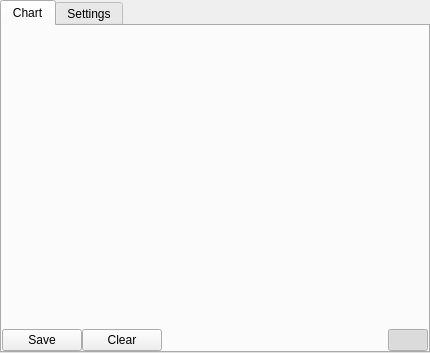
<?xml version="1.0" encoding="UTF-8"?>
<ui version="4.0">
 <class>LineChart</class>
 <widget class="QWidget" name="LineChart">
  <property name="geometry">
   <rect>
    <x>0</x>
    <y>0</y>
    <width>430</width>
    <height>353</height>
   </rect>
  </property>
  <property name="windowTitle">
   <string>Form</string>
  </property>
  <layout class="QVBoxLayout" name="verticalLayout">
   <property name="spacing">
    <number>0</number>
   </property>
   <property name="leftMargin">
    <number>0</number>
   </property>
   <property name="topMargin">
    <number>0</number>
   </property>
   <property name="rightMargin">
    <number>0</number>
   </property>
   <property name="bottomMargin">
    <number>0</number>
   </property>
   <item>
    <widget class="QTabWidget" name="tabWidget">
     <property name="currentIndex">
      <number>0</number>
     </property>
     <widget class="QWidget" name="tab">
      <attribute name="title">
       <string>Chart</string>
      </attribute>
      <layout class="QVBoxLayout" name="verticalLayout_7">
       <property name="spacing">
        <number>0</number>
       </property>
       <property name="leftMargin">
        <number>0</number>
       </property>
       <property name="topMargin">
        <number>0</number>
       </property>
       <property name="rightMargin">
        <number>0</number>
       </property>
       <property name="bottomMargin">
        <number>0</number>
       </property>
       <item>
        <widget class="QtCharts::QChartView" name="chartView" native="true">
         <property name="sizePolicy">
          <sizepolicy hsizetype="Expanding" vsizetype="Expanding">
           <horstretch>0</horstretch>
           <verstretch>0</verstretch>
          </sizepolicy>
         </property>
        </widget>
       </item>
       <item>
        <layout class="QHBoxLayout" name="horizontalLayout_2">
         <item>
          <widget class="QPushButton" name="saveBtn">
           <property name="toolTip">
            <string>Save current plot to CSV</string>
           </property>
           <property name="text">
            <string>Save</string>
           </property>
           <property name="icon">
            <iconset resource="../icons.qrc">
             <normaloff>:/images/document-save.png</normaloff>:/images/document-save.png</iconset>
           </property>
          </widget>
         </item>
         <item>
          <widget class="QPushButton" name="clearBtn">
           <property name="toolTip">
            <string>Clears line chart. Deletes all data in buffer.</string>
           </property>
           <property name="text">
            <string>Clear</string>
           </property>
           <property name="icon">
            <iconset resource="../icons.qrc">
             <normaloff>:/images/edit-clear.png</normaloff>:/images/edit-clear.png</iconset>
           </property>
          </widget>
         </item>
         <item>
          <spacer name="horizontalSpacer">
           <property name="orientation">
            <enum>Qt::Horizontal</enum>
           </property>
           <property name="sizeHint" stdset="0">
            <size>
             <width>40</width>
             <height>20</height>
            </size>
           </property>
          </spacer>
         </item>
         <item>
          <widget class="QPushButton" name="startStopPlotBtn">
           <property name="toolTip">
            <string>&lt;html&gt;&lt;head/&gt;&lt;body&gt;&lt;p&gt;Starts/stops data collecting from Serial&lt;/p&gt;&lt;p&gt;When stopped, you'll be able to zoom in/out and move the graph to further inspect the data.&lt;/p&gt;&lt;/body&gt;&lt;/html&gt;</string>
           </property>
           <property name="text">
            <string/>
           </property>
           <property name="icon">
            <iconset resource="../icons.qrc">
             <normaloff>:/images/media-playback-start.png</normaloff>
             <normalon>:/images/media-playback-stop.png</normalon>:/images/media-playback-start.png</iconset>
           </property>
           <property name="checkable">
            <bool>true</bool>
           </property>
           <property name="checked">
            <bool>true</bool>
           </property>
          </widget>
         </item>
        </layout>
       </item>
      </layout>
     </widget>
     <widget class="QWidget" name="tab_2">
      <attribute name="title">
       <string>Settings</string>
      </attribute>
      <layout class="QVBoxLayout" name="verticalLayout_3">
       <item>
        <widget class="QScrollArea" name="scrollArea">
         <property name="widgetResizable">
          <bool>true</bool>
         </property>
         <widget class="QWidget" name="scrollAreaWidgetContents">
          <property name="geometry">
           <rect>
            <x>0</x>
            <y>-262</y>
            <width>387</width>
            <height>1022</height>
           </rect>
          </property>
          <layout class="QVBoxLayout" name="verticalLayout_10">
           <item>
            <widget class="QGroupBox" name="groupBox">
             <property name="title">
              <string>Basic</string>
             </property>
             <layout class="QVBoxLayout" name="verticalLayout_2">
              <item>
               <layout class="QFormLayout" name="formLayout">
                <property name="fieldGrowthPolicy">
                 <enum>QFormLayout::AllNonFixedFieldsGrow</enum>
                </property>
                <item row="0" column="0">
                 <widget class="QLabel" name="label">
                  <property name="toolTip">
                   <string>&lt;html&gt;&lt;head/&gt;&lt;body&gt;&lt;p&gt;The ID of the graph, for serial thread to properly forward the incoming data from micro-controller.&lt;/p&gt;&lt;p&gt;You can have the same IDs if you wish, both will receive the packet from the serial thread.&lt;/p&gt;&lt;/body&gt;&lt;/html&gt;</string>
                  </property>
                  <property name="text">
                   <string>ID:</string>
                  </property>
                 </widget>
                </item>
                <item row="0" column="1">
                 <widget class="QLineEdit" name="idEdit">
                  <property name="text">
                   <string>p1</string>
                  </property>
                 </widget>
                </item>
                <item row="1" column="0">
                 <widget class="QLabel" name="label_5">
                  <property name="text">
                   <string>Title</string>
                  </property>
                 </widget>
                </item>
                <item row="1" column="1">
                 <widget class="QLineEdit" name="titleEdit">
                  <property name="text">
                   <string>A Simple Plotting Demonstration</string>
                  </property>
                 </widget>
                </item>
                <item row="2" column="0">
                 <widget class="QLabel" name="label_9">
                  <property name="text">
                   <string>Name of X Axis:</string>
                  </property>
                 </widget>
                </item>
                <item row="2" column="1">
                 <widget class="QLineEdit" name="nameXaxis"/>
                </item>
                <item row="3" column="0">
                 <widget class="QLabel" name="label_10">
                  <property name="text">
                   <string>Name of Y Axis</string>
                  </property>
                 </widget>
                </item>
                <item row="3" column="1">
                 <widget class="QLineEdit" name="nameYaxis"/>
                </item>
               </layout>
              </item>
             </layout>
            </widget>
           </item>
           <item>
            <widget class="QGroupBox" name="groupBox_5">
             <property name="title">
              <string>Line Chart</string>
             </property>
             <layout class="QFormLayout" name="formLayout_5">
              <item row="0" column="0">
               <widget class="QLabel" name="label_2">
                <property name="toolTip">
                 <string>&lt;html&gt;&lt;head/&gt;&lt;body&gt;&lt;p&gt;Can select the graph to plot in real time or XY plot&lt;/p&gt;&lt;p&gt;&lt;span style=&quot; font-size:10pt;&quot;&gt;Sample real-time packet with 3 curves XYZ:&lt;/span&gt;&lt;/p&gt;&lt;p&gt;{&lt;span style=&quot; color:#ff0000;&quot;&gt;P0|X|255,0,0|100&lt;/span&gt;&lt;span style=&quot; color:#00ff7f;&quot;&gt;|Y|0,255,0|150&lt;/span&gt;&lt;span style=&quot; color:#5555ff;&quot;&gt;|Z|0,0,255|200&lt;/span&gt;}&lt;/p&gt;&lt;p&gt;{Plot ID|Curve 1|Color|Value|Curve 2|Color|Value}&lt;/p&gt;&lt;p&gt;&lt;span style=&quot; font-weight:600;&quot;&gt;Note: color is in RGB format with comma seperating the values (R,G,B)&lt;/span&gt;&lt;/p&gt;&lt;p&gt;&lt;span style=&quot; font-size:10pt;&quot;&gt;Sample XY plot (supports only one curve):&lt;/span&gt;&lt;/p&gt;&lt;p&gt;{P0|Some XY plot|255,0,0|1 255 2 200 3 150 4 100}&lt;/p&gt;&lt;p&gt;{Plot ID|Curve name|Color|X Y X Y X Y X Y.....}&lt;/p&gt;&lt;p&gt;&lt;span style=&quot; font-weight:600;&quot;&gt;Note: If for each X value there won't be Y value, the plot will be ignored&lt;/span&gt;&lt;br/&gt;&lt;/p&gt;&lt;/body&gt;&lt;/html&gt;</string>
                </property>
                <property name="text">
                 <string>Type:</string>
                </property>
               </widget>
              </item>
              <item row="0" column="1">
               <widget class="QComboBox" name="typeComboBox">
                <item>
                 <property name="text">
                  <string>Time plot</string>
                 </property>
                </item>
                <item>
                 <property name="text">
                  <string>XY-Plot</string>
                 </property>
                </item>
               </widget>
              </item>
              <item row="1" column="0">
               <widget class="QLabel" name="label_6">
                <property name="toolTip">
                 <string>&lt;html&gt;&lt;head/&gt;&lt;body&gt;&lt;p&gt;Applicable only to real time plot, basically, how many data points will be stored in the memory before deleting them. &lt;/p&gt;&lt;/body&gt;&lt;/html&gt;</string>
                </property>
                <property name="text">
                 <string>Buffer</string>
                </property>
               </widget>
              </item>
              <item row="1" column="1">
               <widget class="QSpinBox" name="bufferSpin">
                <property name="minimum">
                 <number>10</number>
                </property>
                <property name="maximum">
                 <number>1000000</number>
                </property>
                <property name="value">
                 <number>500</number>
                </property>
               </widget>
              </item>
              <item row="2" column="0">
               <widget class="QLabel" name="label_7">
                <property name="toolTip">
                 <string>&lt;html&gt;&lt;head/&gt;&lt;body&gt;&lt;p&gt;How often the plot will be updated. You shouldn't need less than 50ms, however if you want to improve performance of the application, it is advisable to increase the refresh rate. &lt;/p&gt;&lt;/body&gt;&lt;/html&gt;</string>
                </property>
                <property name="text">
                 <string>Refresh rate (ms)</string>
                </property>
               </widget>
              </item>
              <item row="2" column="1">
               <widget class="QSpinBox" name="refreshRateSpin">
                <property name="minimum">
                 <number>10</number>
                </property>
                <property name="maximum">
                 <number>10000</number>
                </property>
                <property name="value">
                 <number>50</number>
                </property>
               </widget>
              </item>
             </layout>
            </widget>
           </item>
           <item>
            <widget class="QGroupBox" name="groupBox_3">
             <property name="title">
              <string>Misc</string>
             </property>
             <layout class="QFormLayout" name="formLayout_3">
              <item row="0" column="0">
               <widget class="QLabel" name="label_13">
                <property name="text">
                 <string>Animation</string>
                </property>
               </widget>
              </item>
              <item row="0" column="1">
               <widget class="QComboBox" name="animationComboBox">
                <property name="currentIndex">
                 <number>2</number>
                </property>
                <item>
                 <property name="text">
                  <string>No Animation</string>
                 </property>
                </item>
                <item>
                 <property name="text">
                  <string>Grid/Axis Animation</string>
                 </property>
                </item>
                <item>
                 <property name="text">
                  <string>Series Animation</string>
                 </property>
                </item>
                <item>
                 <property name="text">
                  <string>All Animations</string>
                 </property>
                </item>
               </widget>
              </item>
              <item row="1" column="0">
               <widget class="QLabel" name="label_17">
                <property name="text">
                 <string>Theme</string>
                </property>
               </widget>
              </item>
              <item row="1" column="1">
               <widget class="QComboBox" name="themeComboBox">
                <item>
                 <property name="text">
                  <string>Light</string>
                 </property>
                </item>
                <item>
                 <property name="text">
                  <string>Blue Cerulean</string>
                 </property>
                </item>
                <item>
                 <property name="text">
                  <string>Dark</string>
                 </property>
                </item>
                <item>
                 <property name="text">
                  <string>Brown Sand</string>
                 </property>
                </item>
                <item>
                 <property name="text">
                  <string>Blue NCS</string>
                 </property>
                </item>
                <item>
                 <property name="text">
                  <string>High Contrast</string>
                 </property>
                </item>
                <item>
                 <property name="text">
                  <string>Blue Icy</string>
                 </property>
                </item>
                <item>
                 <property name="text">
                  <string>Qt</string>
                 </property>
                </item>
               </widget>
              </item>
              <item row="2" column="0">
               <widget class="QCheckBox" name="antialiasingCheckBox">
                <property name="text">
                 <string>Anti-Aliasing</string>
                </property>
                <property name="checked">
                 <bool>true</bool>
                </property>
               </widget>
              </item>
             </layout>
            </widget>
           </item>
           <item>
            <widget class="QGroupBox" name="groupBox_2">
             <property name="title">
              <string>Axis</string>
             </property>
             <layout class="QVBoxLayout" name="verticalLayout_4">
              <item>
               <layout class="QFormLayout" name="formLayout_2">
                <property name="fieldGrowthPolicy">
                 <enum>QFormLayout::AllNonFixedFieldsGrow</enum>
                </property>
                <item row="1" column="0">
                 <widget class="QCheckBox" name="autoScaleYCheckBox">
                  <property name="toolTip">
                   <string>Automatically scales the graph to show all values on Y axis</string>
                  </property>
                  <property name="text">
                   <string>Auto Scaling Y</string>
                  </property>
                  <property name="checked">
                   <bool>true</bool>
                  </property>
                 </widget>
                </item>
                <item row="2" column="0">
                 <widget class="QLabel" name="label_3">
                  <property name="text">
                   <string>Min Y</string>
                  </property>
                 </widget>
                </item>
                <item row="2" column="1">
                 <widget class="QDoubleSpinBox" name="minYSpin">
                  <property name="minimum">
                   <double>-10000000.000000000000000</double>
                  </property>
                  <property name="maximum">
                   <double>10000000.000000000000000</double>
                  </property>
                  <property name="value">
                   <double>-200.000000000000000</double>
                  </property>
                 </widget>
                </item>
                <item row="3" column="0">
                 <widget class="QLabel" name="label_4">
                  <property name="text">
                   <string>Max Y</string>
                  </property>
                 </widget>
                </item>
                <item row="3" column="1">
                 <widget class="QDoubleSpinBox" name="maxYSpin">
                  <property name="minimum">
                   <double>-10000000.000000000000000</double>
                  </property>
                  <property name="maximum">
                   <double>10000000.000000000000000</double>
                  </property>
                  <property name="value">
                   <double>200.000000000000000</double>
                  </property>
                 </widget>
                </item>
                <item row="4" column="0">
                 <widget class="QCheckBox" name="autoScaleXCheckBox">
                  <property name="toolTip">
                   <string>Automatically scales graph to include all X values (manual scaling works only on XY plot)</string>
                  </property>
                  <property name="text">
                   <string>Auto Scaling X</string>
                  </property>
                  <property name="checked">
                   <bool>true</bool>
                  </property>
                 </widget>
                </item>
                <item row="5" column="0">
                 <widget class="QLabel" name="label_11">
                  <property name="text">
                   <string>Min X</string>
                  </property>
                 </widget>
                </item>
                <item row="5" column="1">
                 <widget class="QDoubleSpinBox" name="minXSpin">
                  <property name="minimum">
                   <double>-10000000.000000000000000</double>
                  </property>
                  <property name="maximum">
                   <double>10000000.000000000000000</double>
                  </property>
                  <property name="value">
                   <double>-200.000000000000000</double>
                  </property>
                 </widget>
                </item>
                <item row="6" column="1">
                 <widget class="QDoubleSpinBox" name="maxXSpin">
                  <property name="minimum">
                   <double>-10000000.000000000000000</double>
                  </property>
                  <property name="maximum">
                   <double>10000000.000000000000000</double>
                  </property>
                  <property name="value">
                   <double>200.000000000000000</double>
                  </property>
                 </widget>
                </item>
                <item row="6" column="0">
                 <widget class="QLabel" name="label_12">
                  <property name="text">
                   <string>Max X</string>
                  </property>
                 </widget>
                </item>
                <item row="7" column="0">
                 <widget class="QLabel" name="label_8">
                  <property name="text">
                   <string>X Axis Tick Count</string>
                  </property>
                 </widget>
                </item>
                <item row="8" column="0">
                 <widget class="QLabel" name="label_14">
                  <property name="text">
                   <string>Y Axis Tick Count</string>
                  </property>
                 </widget>
                </item>
                <item row="7" column="1">
                 <widget class="QSpinBox" name="xAxisTickCountSpinBox">
                  <property name="minimum">
                   <number>2</number>
                  </property>
                  <property name="value">
                   <number>10</number>
                  </property>
                 </widget>
                </item>
                <item row="8" column="1">
                 <widget class="QSpinBox" name="yAxisTickCountSpinBox">
                  <property name="minimum">
                   <number>2</number>
                  </property>
                  <property name="value">
                   <number>5</number>
                  </property>
                 </widget>
                </item>
               </layout>
              </item>
             </layout>
            </widget>
           </item>
           <item>
            <widget class="QGroupBox" name="groupBox_11">
             <property name="title">
              <string>Legend</string>
             </property>
             <layout class="QFormLayout" name="formLayout_12">
              <item row="0" column="0">
               <widget class="QCheckBox" name="legendShowCheckBox">
                <property name="text">
                 <string>Show Legends</string>
                </property>
                <property name="checked">
                 <bool>true</bool>
                </property>
               </widget>
              </item>
              <item row="1" column="0">
               <widget class="QLabel" name="label_35">
                <property name="text">
                 <string>Position</string>
                </property>
               </widget>
              </item>
              <item row="1" column="1">
               <widget class="QComboBox" name="legendPositionComboBox">
                <property name="currentIndex">
                 <number>2</number>
                </property>
                <item>
                 <property name="text">
                  <string>Top</string>
                 </property>
                </item>
                <item>
                 <property name="text">
                  <string>Right</string>
                 </property>
                </item>
                <item>
                 <property name="text">
                  <string>Bottom</string>
                 </property>
                </item>
                <item>
                 <property name="text">
                  <string>Left</string>
                 </property>
                </item>
                <item>
                 <property name="text">
                  <string>Detached</string>
                 </property>
                </item>
               </widget>
              </item>
              <item row="2" column="1">
               <widget class="QGroupBox" name="legendDetachedParamGroup">
                <property name="title">
                 <string>Detached Parameters</string>
                </property>
                <layout class="QFormLayout" name="formLayout_13">
                 <item row="0" column="0">
                  <widget class="QLabel" name="label_36">
                   <property name="text">
                    <string>HPos</string>
                   </property>
                  </widget>
                 </item>
                 <item row="0" column="1">
                  <widget class="QDoubleSpinBox" name="legendHPosSpinBox">
                   <property name="maximum">
                    <double>1920.000000000000000</double>
                   </property>
                   <property name="value">
                    <double>150.000000000000000</double>
                   </property>
                  </widget>
                 </item>
                 <item row="1" column="0">
                  <widget class="QLabel" name="label_37">
                   <property name="text">
                    <string>VPos</string>
                   </property>
                  </widget>
                 </item>
                 <item row="1" column="1">
                  <widget class="QDoubleSpinBox" name="legendVPosSpinBox">
                   <property name="maximum">
                    <double>1920.000000000000000</double>
                   </property>
                   <property name="value">
                    <double>150.000000000000000</double>
                   </property>
                  </widget>
                 </item>
                 <item row="2" column="0">
                  <widget class="QLabel" name="label_38">
                   <property name="text">
                    <string>Width</string>
                   </property>
                  </widget>
                 </item>
                 <item row="2" column="1">
                  <widget class="QDoubleSpinBox" name="legendWidthSpinBox">
                   <property name="maximum">
                    <double>1920.000000000000000</double>
                   </property>
                   <property name="value">
                    <double>150.000000000000000</double>
                   </property>
                  </widget>
                 </item>
                 <item row="3" column="0">
                  <widget class="QLabel" name="label_39">
                   <property name="text">
                    <string>Height</string>
                   </property>
                  </widget>
                 </item>
                 <item row="3" column="1">
                  <widget class="QDoubleSpinBox" name="legendHeightSpinBox">
                   <property name="maximum">
                    <double>1920.000000000000000</double>
                   </property>
                   <property name="value">
                    <double>75.000000000000000</double>
                   </property>
                  </widget>
                 </item>
                </layout>
               </widget>
              </item>
              <item row="3" column="0">
               <widget class="QLabel" name="label_40">
                <property name="text">
                 <string>Font</string>
                </property>
               </widget>
              </item>
              <item row="3" column="1">
               <widget class="QFontComboBox" name="legendFontComboBox"/>
              </item>
              <item row="6" column="0">
               <layout class="QHBoxLayout" name="horizontalLayout_5">
                <property name="leftMargin">
                 <number>0</number>
                </property>
                <property name="topMargin">
                 <number>0</number>
                </property>
                <item>
                 <widget class="QPushButton" name="legendBoldCheckBox">
                  <property name="toolTip">
                   <string>Bold</string>
                  </property>
                  <property name="text">
                   <string/>
                  </property>
                  <property name="icon">
                   <iconset resource="../icons.qrc">
                    <normaloff>:/images/format-text-bold.png</normaloff>:/images/format-text-bold.png</iconset>
                  </property>
                  <property name="iconSize">
                   <size>
                    <width>20</width>
                    <height>20</height>
                   </size>
                  </property>
                  <property name="checkable">
                   <bool>true</bool>
                  </property>
                  <property name="flat">
                   <bool>true</bool>
                  </property>
                 </widget>
                </item>
                <item>
                 <widget class="QPushButton" name="legendItalicCheckBox">
                  <property name="toolTip">
                   <string>Italic</string>
                  </property>
                  <property name="text">
                   <string/>
                  </property>
                  <property name="icon">
                   <iconset resource="../icons.qrc">
                    <normaloff>:/images/format-text-italic.png</normaloff>:/images/format-text-italic.png</iconset>
                  </property>
                  <property name="iconSize">
                   <size>
                    <width>20</width>
                    <height>20</height>
                   </size>
                  </property>
                  <property name="checkable">
                   <bool>true</bool>
                  </property>
                  <property name="flat">
                   <bool>true</bool>
                  </property>
                 </widget>
                </item>
                <item>
                 <widget class="QPushButton" name="legendUnderlineCheckBox">
                  <property name="toolTip">
                   <string>Underline</string>
                  </property>
                  <property name="text">
                   <string/>
                  </property>
                  <property name="icon">
                   <iconset resource="../icons.qrc">
                    <normaloff>:/images/format-text-underline.png</normaloff>:/images/format-text-underline.png</iconset>
                  </property>
                  <property name="iconSize">
                   <size>
                    <width>20</width>
                    <height>20</height>
                   </size>
                  </property>
                  <property name="checkable">
                   <bool>true</bool>
                  </property>
                  <property name="checked">
                   <bool>false</bool>
                  </property>
                  <property name="flat">
                   <bool>true</bool>
                  </property>
                 </widget>
                </item>
               </layout>
              </item>
              <item row="6" column="1">
               <layout class="QHBoxLayout" name="horizontalLayout_6">
                <property name="topMargin">
                 <number>4</number>
                </property>
                <item>
                 <widget class="QLabel" name="label_41">
                  <property name="sizePolicy">
                   <sizepolicy hsizetype="Preferred" vsizetype="MinimumExpanding">
                    <horstretch>0</horstretch>
                    <verstretch>0</verstretch>
                   </sizepolicy>
                  </property>
                  <property name="text">
                   <string>Font Size</string>
                  </property>
                 </widget>
                </item>
                <item>
                 <widget class="QDoubleSpinBox" name="legendFontSizeSpinBox">
                  <property name="sizePolicy">
                   <sizepolicy hsizetype="Expanding" vsizetype="Fixed">
                    <horstretch>0</horstretch>
                    <verstretch>0</verstretch>
                   </sizepolicy>
                  </property>
                  <property name="alignment">
                   <set>Qt::AlignLeading|Qt::AlignLeft|Qt::AlignVCenter</set>
                  </property>
                  <property name="value">
                   <double>8.250000000000000</double>
                  </property>
                 </widget>
                </item>
               </layout>
              </item>
             </layout>
            </widget>
           </item>
           <item>
            <widget class="QGroupBox" name="groupBox_4">
             <property name="minimumSize">
              <size>
               <width>0</width>
               <height>0</height>
              </size>
             </property>
             <property name="baseSize">
              <size>
               <width>0</width>
               <height>0</height>
              </size>
             </property>
             <property name="title">
              <string>Write To File</string>
             </property>
             <layout class="QVBoxLayout" name="verticalLayout_8">
              <item>
               <layout class="QFormLayout" name="formLayout_4">
                <item row="0" column="0">
                 <widget class="QCheckBox" name="writeToFileCheckBox">
                  <property name="toolTip">
                   <string>Will write all results directly to the file you have specified. Similar to save button, but does it instantly and automatically. Useful for when one needs to do analysis later. Results will be in CSV</string>
                  </property>
                  <property name="text">
                   <string>Write To File</string>
                  </property>
                 </widget>
                </item>
                <item row="1" column="0">
                 <widget class="QLabel" name="label_15">
                  <property name="text">
                   <string>File:</string>
                  </property>
                 </widget>
                </item>
                <item row="1" column="1">
                 <layout class="QHBoxLayout" name="horizontalLayout_3">
                  <item>
                   <widget class="QLineEdit" name="writeToFileEdit">
                    <property name="readOnly">
                     <bool>true</bool>
                    </property>
                   </widget>
                  </item>
                  <item>
                   <widget class="QPushButton" name="openForWriteBtn">
                    <property name="text">
                     <string/>
                    </property>
                    <property name="icon">
                     <iconset resource="../icons.qrc">
                      <normaloff>:/images/document-open-folder.png</normaloff>:/images/document-open-folder.png</iconset>
                    </property>
                   </widget>
                  </item>
                 </layout>
                </item>
                <item row="2" column="0">
                 <widget class="QLabel" name="label_16">
                  <property name="toolTip">
                   <string>Specify what seperator should the save and auto file write function use</string>
                  </property>
                  <property name="text">
                   <string>Seperator:</string>
                  </property>
                 </widget>
                </item>
                <item row="2" column="1">
                 <widget class="QLineEdit" name="seperatorEdit">
                  <property name="text">
                   <string>;</string>
                  </property>
                 </widget>
                </item>
               </layout>
              </item>
             </layout>
            </widget>
           </item>
          </layout>
         </widget>
        </widget>
       </item>
      </layout>
     </widget>
    </widget>
   </item>
  </layout>
 </widget>
 <customwidgets>
  <customwidget>
   <class>QtCharts::QChartView</class>
   <extends>QWidget</extends>
   <header location="global">QtCharts/QChartView</header>
   <container>1</container>
  </customwidget>
 </customwidgets>
 <resources>
  <include location="../icons.qrc"/>
 </resources>
 <connections/>
</ui>
